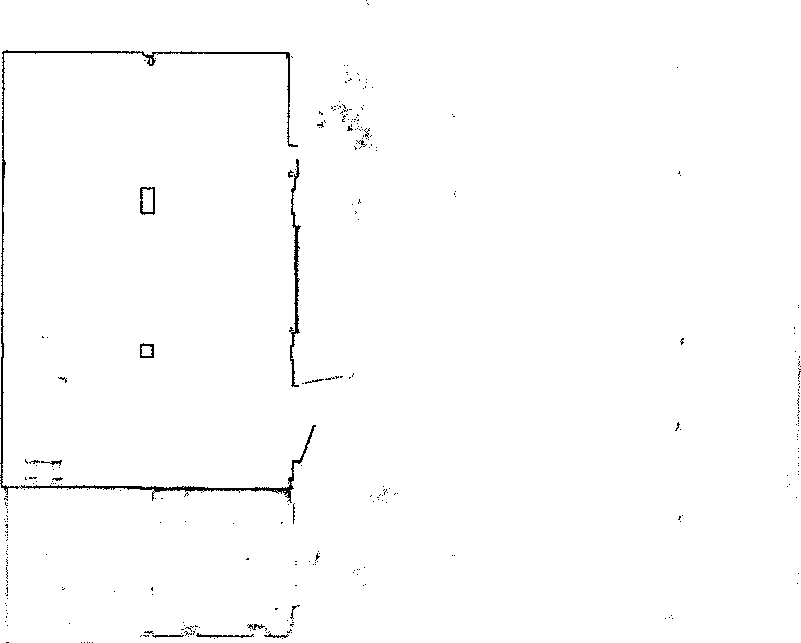
#> input picture maps/warehouse.pgm, 801 x 643 px
$ python mapping.py
#> lines starting #> are read from the running program, lines starting #| are printed output that depends on the picture
#!
import cv2
import math
import numpy as np
import matplotlib.pyplot as plt

class maper:
    def __init__(self, filename):
#> called with filename = 'maps/warehouse.pgm'
        try:
            self.im = cv2.imread(filename, 0) # numpy.ndarray
#> self.im: shape (643, 801); 99% white; black in thin lines or dots
        except:
            raise FileExistsError(f"Cannot import the file {filename}")
        self.filename = filename
        self.resolution = 0.05 # original resolution
        self.shape = self.im.shape
#> self.shape = (643, 801)
        # opencv image coordinate [#row, #column] (row major in this case)
        # ---- columns (width) ---->
        # |
        # |
        # rows (height)
        # |
        # |
        # v
        self.rows = self.shape[0]
#> self.rows = 643
        self.cols = self.shape[1]
#> self.cols = 801

    def rowsInMeter(self):
        '''return the rows in meter'''
        return self.rows * self.resolution

    def ColumnsInMeter(self):
        '''return the cols in meter'''
        return self.cols * self.resolution

    def degenerate(self, tar_res):
        '''degenerate the resolution of the map'''
#> called with tar_res = 0.1
        srh_idc = math.floor(tar_res / self.resolution)
        new_rows = math.floor(self.rows / srh_idc)
#> new_rows = 321
        new_cols = math.floor(self.cols / srh_idc)
#> new_cols = 400
        new_im = np.ndarray((new_rows, new_cols), dtype='uint8') # row-major
        for i in range(new_rows):
            for j in range(new_cols):
                mat = self.im[srh_idc*i:srh_idc*(i+1)-1, srh_idc*j:srh_idc*(j+1)-1]
                if np.any(mat == 0):
                    new_im[i,j] = 0
                else:
                    new_im[i,j] = 255
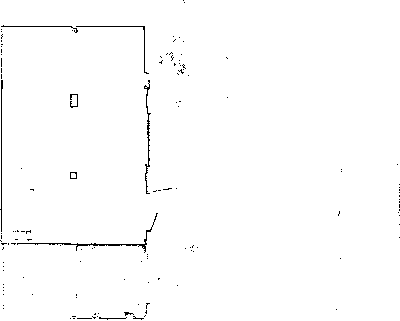
#> new_im: shape (321, 400); 99% white; black in thin lines or dots
        self.im = new_im
        self.resolution = tar_res
        self.shape = self.im.shape
#> self.shape = (321, 400)
        self.rows = new_rows
#> self.rows = 321
        self.cols = new_cols
#> self.cols = 400
        print(f'Map is degenerating to [{self.rows}, {self.cols}] with resolution {self.resolution} m/pixel.')
#| Map is degenerating to [321, 400] with resolution 0.1 m/pixel.

    def __coordMap2plot(self, m):
        return [m[1], self.rows-1-m[0]]

    # [48 lines left out: functions createCartesianGridMap, cartesianResult, not called in this run]

    def preview(self):
        print(f'file path is [{self.filename}]')
        print(f'The resolution is {self.resolution} -- #Row is {self.rows} -- #Col is {self.cols}')
#| The resolution is 0.1 -- #Row is 321 -- #Col is 400
        cv2.namedWindow("Warehouse")
        # cv2.resizeWindow("Warehouse", 500, 500)
        cv2.imshow("Warehouse", self.im)
        cv2.waitKey(0)


def mapUnitTest():
    warehouse = maper('maps/warehouse.pgm')
    warehouse.degenerate(0.1)
    # warehouse.createCartesianGridMap()
    # warehouse.cartesianResult([5,10], [10,20], [])
    warehouse.preview()

if __name__ == '__main__':
    mapUnitTest()
